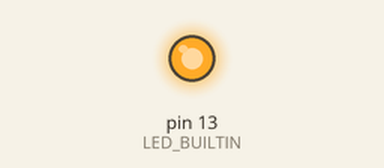
This sketch was run on a simulated Arduino Uno, built with avr-gcc and run on an emulated ATmega328P. Parts: output pins drawn as LEDs (lit = HIGH). What the sketch prints to the serial monitor is not drawn.

Above: at 3.12 s.
At 5.8 s:
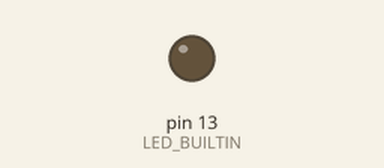
Timing chart, 0 to 10.2 s (numbered marks = the images above):
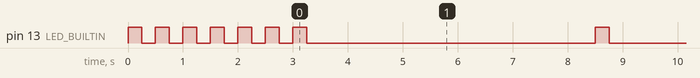

The sketch:

serial-output-comparison.ino
```cpp
// (licence header left out)
// Discussed in https://arduino.stackexchange.com/questions/4556/what-does-the-line-while-serial-do-in-an-arduino-program

unsigned long timeout_serial_ms = 10 * 1000;

void flash(int count, unsigned long delay_ms=500) {
  unsigned long half_delay_ms = delay_ms / 2;
  for (int idx = 0; idx < count; idx++) {
    digitalWrite(LED_BUILTIN, HIGH);
    delay(half_delay_ms);
    digitalWrite(LED_BUILTIN, LOW);
    delay(half_delay_ms);
  }
}


void setup() {
  pinMode(LED_BUILTIN, OUTPUT);

  flash(4);

  // From https://docs.arduino.cc/language-reference/en/functions/communication/serial/ifSerial/
  // Indicates if the specified Serial port is ready.
  // On the boards with native USB, if (Serial) (or if(SerialUSB) on the Due)
  // indicates whether or not the USB CDC serial connection is open. For all
  // other boards, and the non-USB CDC ports, this will always return true.

  // while (!Serial);  // this is problematic on Leonardo if not connected to USB
  unsigned long start_ms = millis();
  while (!Serial && millis() - start_ms < timeout_serial_ms) {};

  // From https://docs.arduino.cc/language-reference/en/functions/communication/serial/begin/
  // For USB CDC serial ports (e.g. Serial on the Leonardo), Serial.begin()
  // is irrelevant. You can use any baud rate and configuration for serial
  // communication with these ports. See the list of available serial ports
  // for each board on the Serial main page.
  Serial.begin(115200);

  Serial.println("Hello this is line 1");
  Serial.println("This is line 2");
  flash(2);
}


void loop() {
  Serial.println("This is another line");
  flash(1);
  delay(5 * 1000);
}
```

Measured:
- by itself, pin 13 (LED_BUILTIN): goes 6 × (LOW 0.25 s, HIGH 0.25 s), 23 × (LOW 5.3 s, HIGH 0.25 s), then LOW
